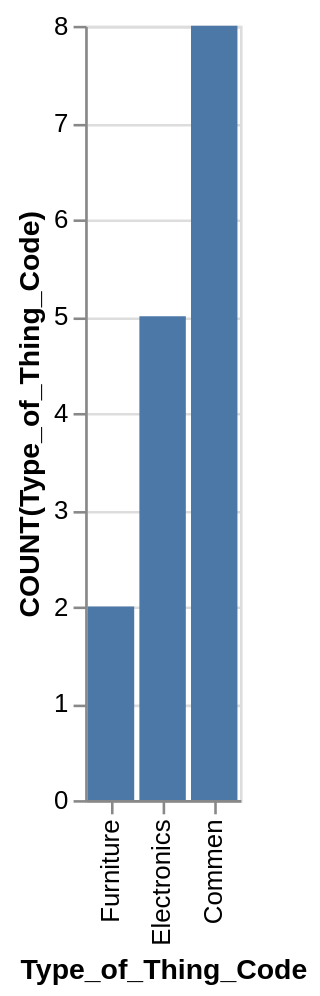

Express this chart as Vega-Lite.
### Vega-Lite specification from a JSON file in a GitHub repository (floating-point values rounded to 4 significant figures)
{"data": {"values": [{"x_data": "Furniture", "y_data": 2}, {"x_data": "Electronics", "y_data": 5}, {"x_data": "Commen", "y_data": 8}]}, "mark": "bar", "encoding": {"x": {"field": "x_data", "type": "nominal", "title": "Type_of_Thing_Code", "sort": "descending"}, "y": {"field": "y_data", "type": "quantitative", "title": "COUNT(Type_of_Thing_Code)"}}}
